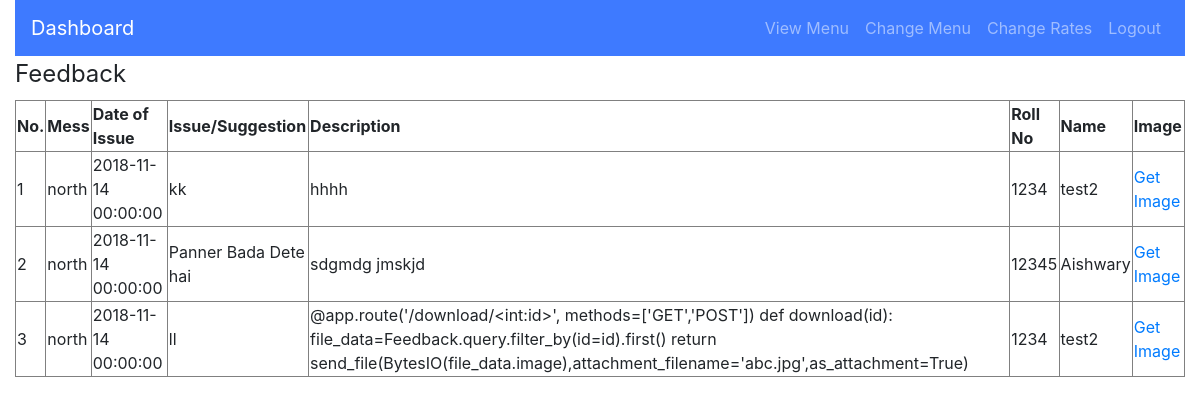
Page /admin/feedback (signed in) on the earlier database version.
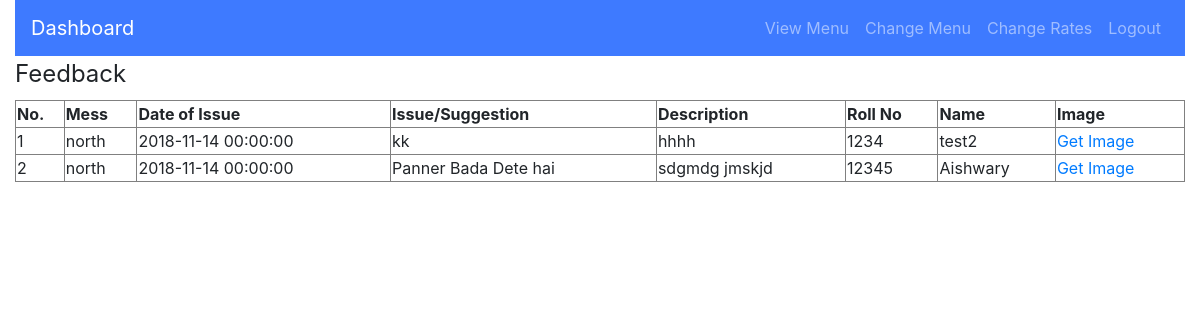
Same page on the later database version.
### app/models.py (models this page shows, shortened)
class Feedback(db.Model):
	id =db.Column(db.Integer, primary_key=True)
	mess=db.Column(db.String(60), nullable=False)
	date_of_issue=db.Column(db.DateTime, nullable=False, default=datetime.utcnow)
	issue=db.Column(db.Text,nullable=False)
	description=db.Column(db.Text,nullable=False)
	user_id = db.Column(db.Integer, db.ForeignKey('user.id'),nullable=False)
	image=db.Column(db.LargeBinary,nullable=True)

### app/views.py (the view)
@app.route('/admin/feedback', methods=['POST', 'GET'])
def adminFeedback():
    if 'adminID' in session:
        feed=Feedback.query.filter(Feedback.mess==session['mess']).all()
        for f in feed:
            f.rollNo = User.query.filter(User.id == f.user_id).first().rollNo
            f.firstname = User.query.filter(User.id == f.user_id).first().firstname
        return render_template('adminFeedback.html', feedback=feed)
    else:
        return redirect(url_for('adminIndex'))

### app/views.py (called while the page is built)
@app.after_request
def after_request(response):
    response.headers["Cache-Control"] = "no-cache, no-store, must-revalidate"
    return response

### app/templates/adminFeedback.html
{% extends "adminBase.html" %}
{% block content %}
<fieldset>
    <legend>Feedback</legend>
    <table border = 1 cellspacing=5 width=100% height=50px>
        <tr>
            <th>No.</th>
            <th>Mess</th>
            <th>Date of Issue</th>
            <th>Issue/Suggestion</th>
            <th>Description</th>
            <th>Roll No</th>
            <th>Name</th>
            <th>Image</th>
        </tr>
        {% for feed in feedback if feed["id"]%}
        <tr>
            <td> {{loop.index}}</td>
            <td>{{ feed.mess}}</td>
            <td>{{ feed.date_of_issue}}</td>
            <td>{{ feed.issue}}</td>
            <td>{{ feed.description}}</td>
            <td>{{ feed.rollNo}}</td>
            <td>{{ feed.firstname}}</td>
            {% if feed["image"] %}
            <td><a href="/download/{{feed.id}}">Get Image</a></td>
            {% else %}
            <td>No uploaded Image</td>
            {% endif %}
        </tr>
        {% else %}
        <h1>No feedback found!</h1>
        {% endfor %}
    </table>
</fieldset>
{% endblock %}

### app/templates/adminBase.html (shortened to what this page needs)
<!DOCTYPE html>
<html lang="en">
    <head>
		<link rel="stylesheet" href="https://stackpath.bootstrapcdn.com/bootstrap/4.1.3/css/bootstrap.min.css">
        <link rel="stylesheet" href="https://use.fontawesome.com/releases/v5.4.2/css/all.css">
        <link href="{{ url_for('static',filename = 'lightpick.css') }}" rel="stylesheet" type="text/css">
    </head>
    <body>
        <div class="container-fluid">
            <nav class="navbar navbar-expand-lg navbar-dark bg-portal">
                <a class="navbar-brand" href="/admin/dashboard">Dashboard</a>
                <div class="collapse navbar-collapse justify-content-end" id="navbarSupportedContent">
                    <ul class="navbar-nav">
                        <li class="nav-item">
                            <a class="nav-link" href="/admin/view">View Menu</a>
                        </li>
                        <li class="nav-item">
                            <a class="nav-link" href="/admin/change">Change Menu</a>
                        </li>
                        <li class="nav-item">
                            <a class="nav-link" href="/admin/rates">Change Rates</a>
                        </li>
                        <li class="nav-item">
                            <a class="nav-link" href="/admin/logout">Logout</a>
                        </li>
                    </ul>
                </div>
            </nav>
            {% block content %}{% endblock %}
        </div>
    </body>
</html>

### app/templates/adminBase.html (style rules this page uses)
.bg-portal { background-color: #3E7AFF; }

Differences in the rows shown:
removed Feedback: mess "north", date_of_issue "2018-11-14 00:00:00", issue "ll", description "@app.route('/download/<int:id>', methods=['GET','POST']) def download(id): file_data=Feedback.query.filter_by(id=id).first() return send_file(BytesIO(file_data.image),attachment_filename='abc.jpg',as_attachment=True)", rollNo "1234", firstname "test2"
